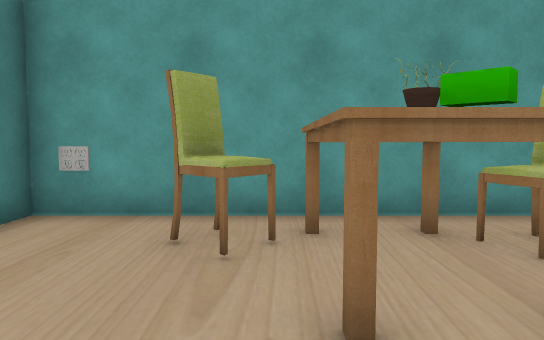
[1] (above)

12 first-person views from a walk through a Unity game level. The camera is 1.2 m above the floor, tilts 4° down and sees 70° across. The floor is counted in squares, 1 m on a side. Each view is taken from the middle of a square. On the plan, view 1 faces up. The plan holds only what a view shows up to about 15 squares ahead; the rest is blank. The place goes on beyond the plan. The player is left out. Some surface patterns are stand-ins.

[2]
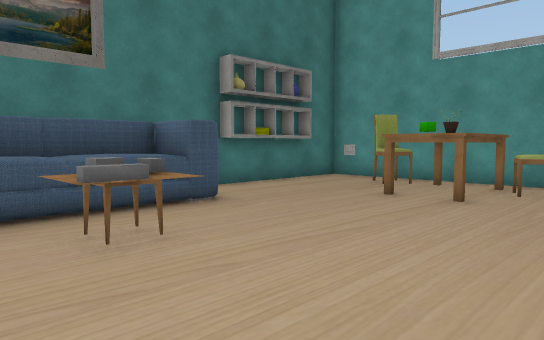

[3]
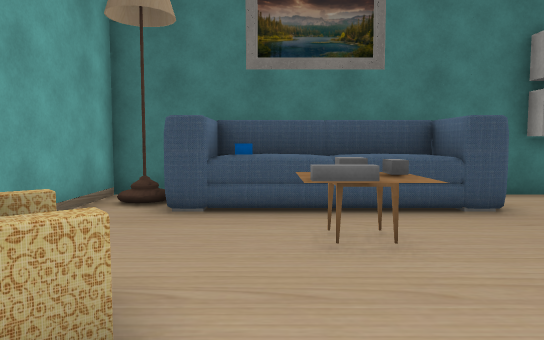

[4]
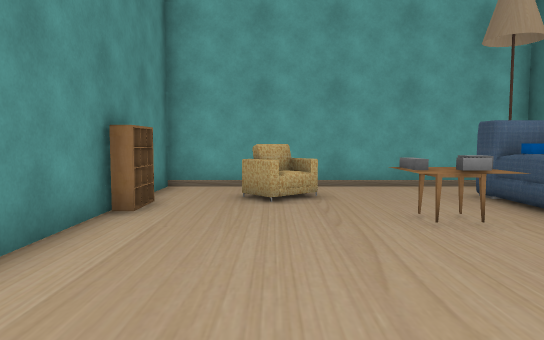

[5]
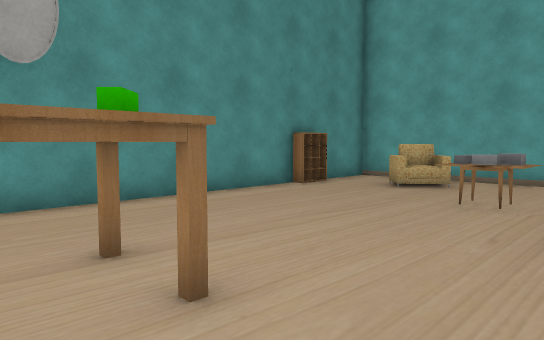

[6]
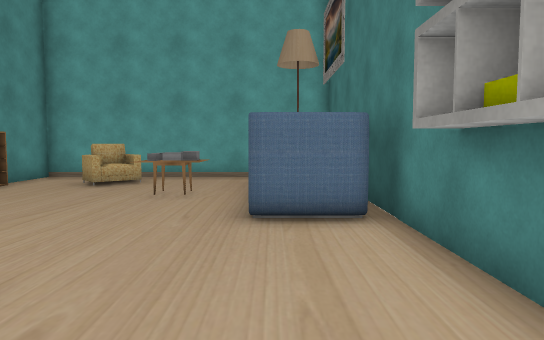

[7]
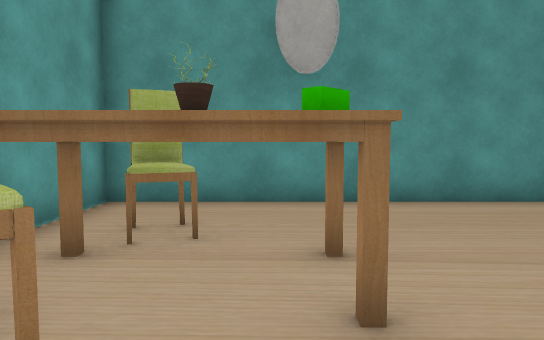

[8]
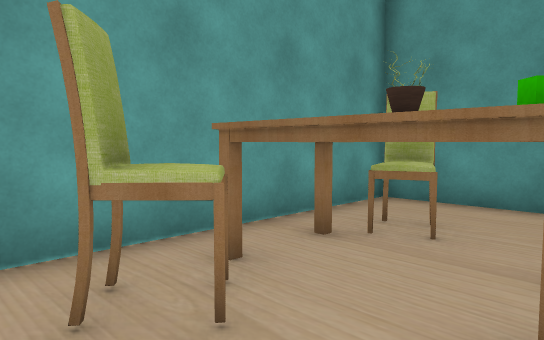

[9]
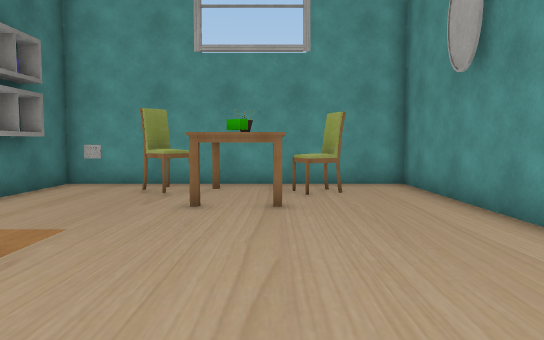

[10]
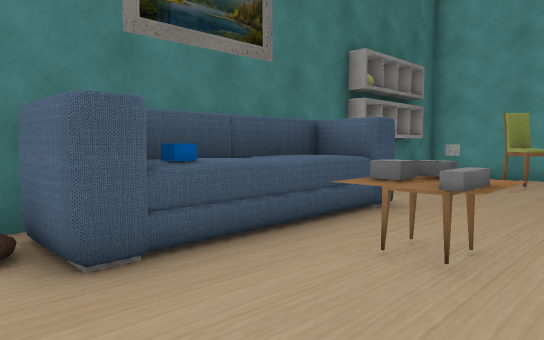

[11]
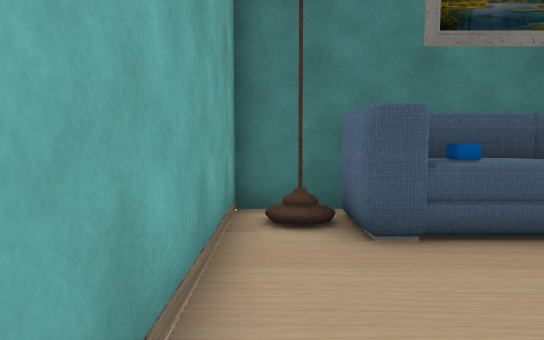

[12]
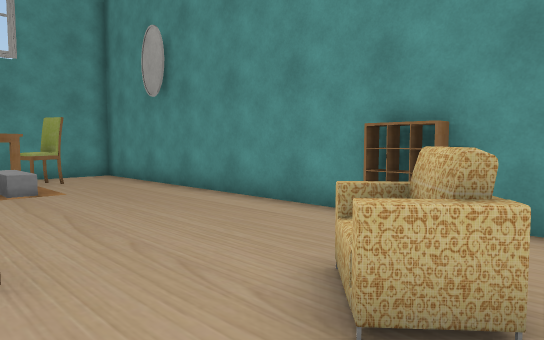

### Floor plan
Key: @ floor where view 1 was taken; # wall or solid block; . floor; ^ raised ledge; C chair; B green block; R rack; Y yellow block; O other object.
Columns run from 4 left of view 1 to 6 right of it. Each row starts with its distance up from view 1.
  7 ###########
  6 #O........#
  5 #..CC^^C..#
  4 #..CCO^CC.#
  3 R....B^...#
  2 Y....^^...#
  1 #.........#
  0 #...@.....#
 -1 #OO.......#
 -2 #OO.......#
 -3 #OO.#^....#
 -4  OO.O#....#
 -5  OO.......R
 -6  OO....C..#
 -7 #OO...CC..#
 -8 #O........#
 -9 ###########

Where each view was taken, in squares from view 1:
view 1: 0 up, 0 right, facing up
view 2: 6 down, 5 right, facing up-left
view 3: 5 down, 5 right, facing left
view 4: 2 up, 3 right, facing down
view 5: 4 up, 2 left, facing down-right
view 6: 5 up, 2 left, facing down
view 7: 3 up, 2 left, facing right
view 8: 2 up, 2 left, facing up-right
view 9: 5 down, 2 right, facing up
view 10: 8 down, 2 right, facing up-left
view 11: 8 down, 3 right, facing left
view 12: 8 down, 0 right, facing up-right
